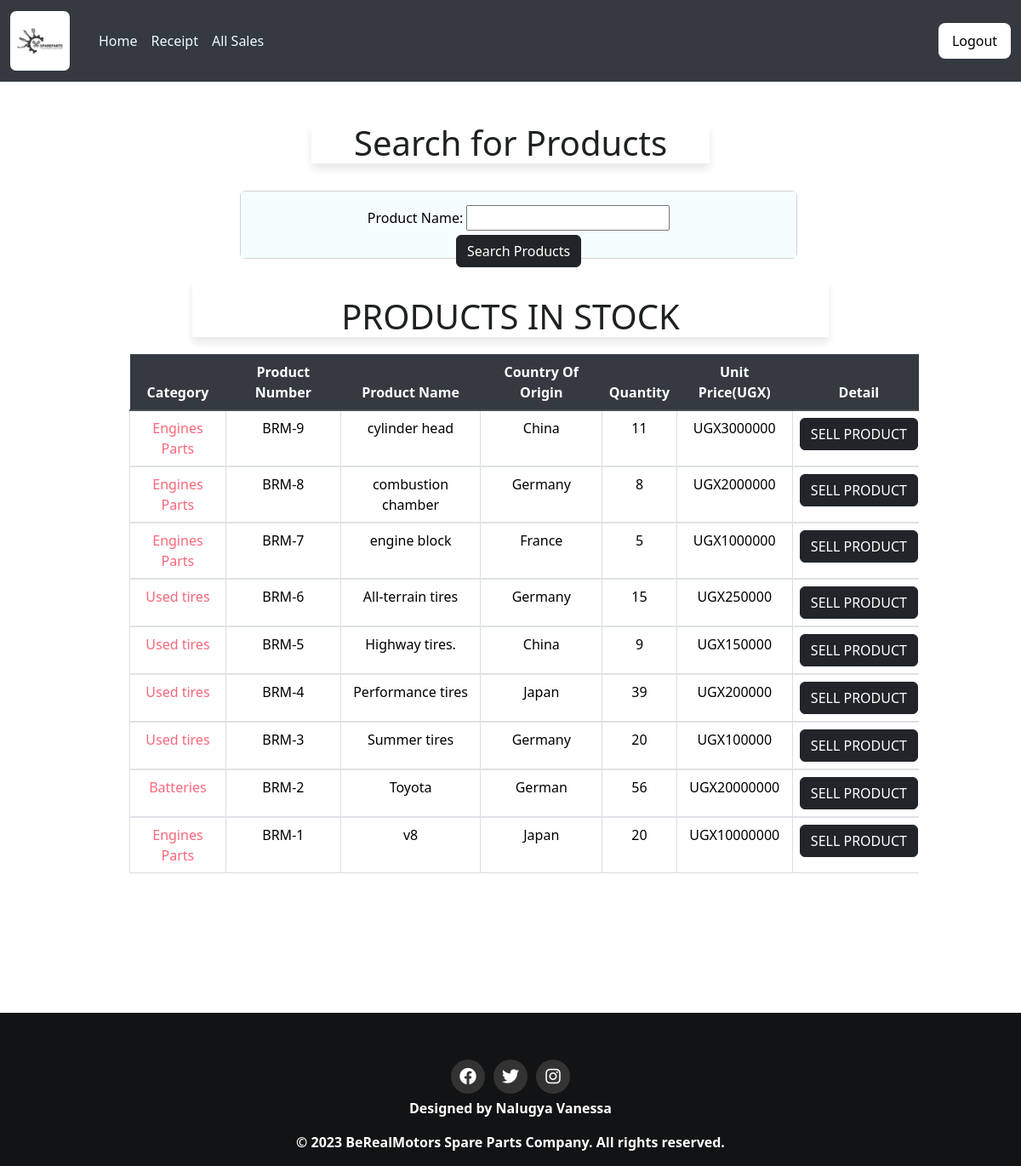
Page /home/ (signed in) on the earlier database version.
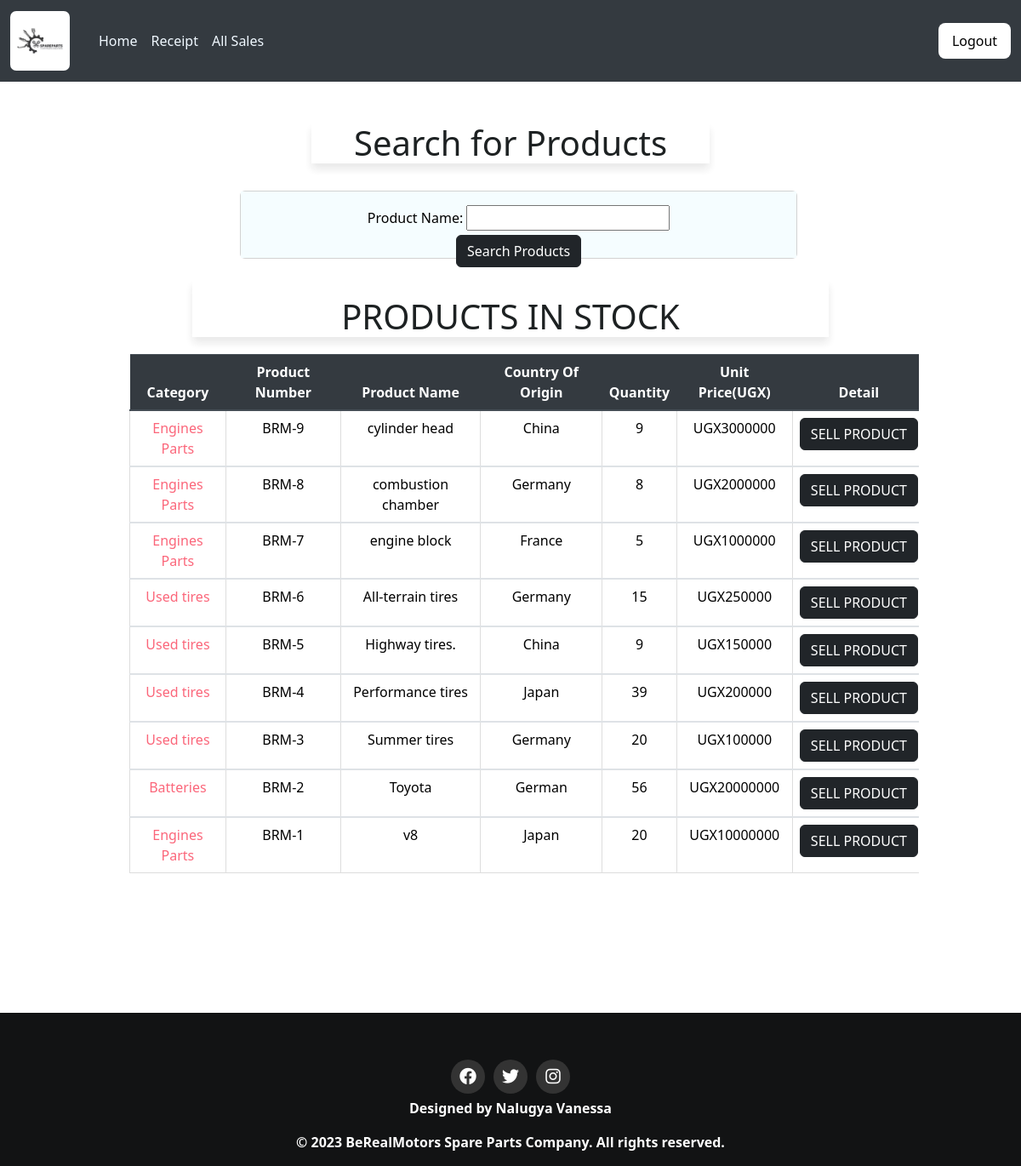
Same page on the later database version.
### berealapp/models.py (models this page shows, shortened)
class Product(models.Model):
    Category_name=models.ForeignKey(Category, on_delete=models.CASCADE,null=False,blank=False)
    product_name=models.CharField(max_length=50,null=False,blank=False)
    date_of_arrival = models.DateField(default=timezone.now)
    country_of_origin=models.CharField(max_length=50,null=False,blank=False)
    total_quantity=models.IntegerField(default=0,null=False,blank=False,validators=[MinValueValidator(1)])
    issued_quantity=models.IntegerField(default=0,null=False,blank=False)
    received_quantity=models.IntegerField(default=0,null=False,blank=False)
    unit_price=models.IntegerField(default=0,null=False,blank=False)

class Category(models.Model):
    name=models.CharField(max_length=50,null=False,blank=False,unique=True)
    def __str__(self):
        return self.name

### berealapp/views.py (the view)
# urls.py: path('home/',views.home,name='home'),
@login_required
def home(request):
    query = request.GET.get('q')
    products = Product.objects.all().order_by('-id')
    if query:
        products = products.annotate(search=SearchVector('product_name')).filter(search=query)
    product_filters = ProductFilter(request.GET, queryset=products)
    products = product_filters.qs
    return render(request, 'project/home.html', {'products': products, 'product_filters': product_filters})

### templates/project/home.html (shortened to what this page needs)
{% extends 'project/base.html' %} {% block content %}
<br></br>
<div class="project-container">
    <div class="container">
        <div class="card-header" style="width:50%;margin: 0 auto; background-color: white;">
            <h1 class="text-center" style="color: #050a0b;">Search for Products</h1>
        </div>
        <br>
        <div class="card" style="width: 70%; height: 80px; margin-left: 150px;">
            <div class="card-body" style="color: black; background-color:#f5fdff;">
                <div class="project-container">
                    <form action="" method="GET" style="width: 100%; text-align: center;" class="search">
                        {{product_filters.form}}
                        <input type="submit" value="Search Products" class="btn btn-dark btn" />
                    </form>
                </div>
            </div>
        </div>
        <br>
        <div class="table-container">
            <div class="card-header" style="width:80%; margin: 0 auto; background-color:white;">
                <h1 class="text-center" style="color: rgb(5, 10, 11); padding-top: 20px;">PRODUCTS IN STOCK</h1>
            </div>
        </div>
        <table class="table">
            <thead class="thead-dark">
                <tr>
                    <th scope="col" class="project-h1">Category</th>
                    <th scope="col" class="project-h1">Product Number</th>
                    <th scope="col" class="project-h1">Product Name</th>
                    <th scope="col" class="project-h1">Country Of Origin</th>
                    <th scope="col" class="project-h1">Quantity</th>
                    <th scope="col" class="project-h1">Unit Price(UGX)</th>
                    <th scope="col" class="project-h1">Detail</th>
                </tr>
            </thead>
            {% for product in products %}
            <tbody>
                <tr>
                    <td>{{product.Category_name}}</td>
                    <td>BRM-{{product.id}}</td>
                    <td>{{product.product_name}}</td>
                    <td>{{product.country_of_origin}}</td>
                    <td>{{product.total_quantity}}</td>
                    <td>UGX{{product.unit_price}}</td>
                    <td><a href="{% url 'product_detail' product.id %}"><input type="submit" value="SELL PRODUCT"
                                class="btn btn-dark btn" type="button" /></a></td>
                </tr>
            </tbody>
            {% endfor %}
        </table>
    </div>
</div>
{% endblock %}

Differences in the rows shown:
changed Product "cylinder head": total_quantity "11" → "9"
